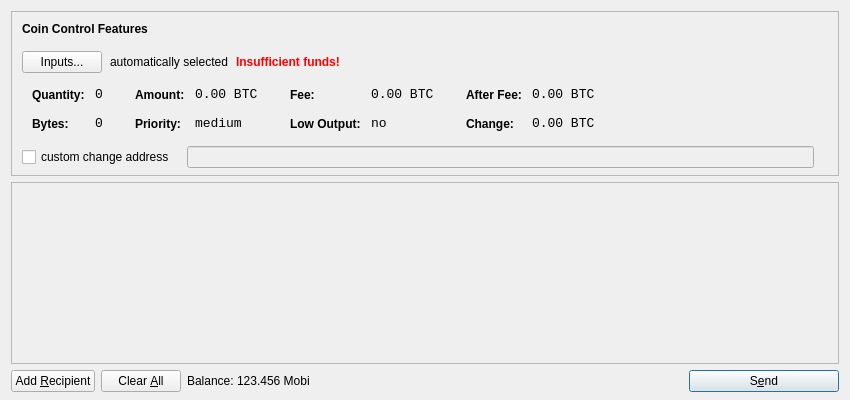
<?xml version="1.0" encoding="UTF-8"?>
<ui version="4.0">
 <class>SendCoinsDialog</class>
 <widget class="QDialog" name="SendCoinsDialog">
  <property name="geometry">
   <rect>
    <x>0</x>
    <y>0</y>
    <width>850</width>
    <height>400</height>
   </rect>
  </property>
  <property name="windowTitle">
   <string>Send Coins</string>
  </property>
  <layout class="QVBoxLayout" name="verticalLayout" stretch="0,1,0">
   <property name="bottomMargin">
    <number>8</number>
   </property>
   <item>
    <widget class="QFrame" name="frameCoinControl">
     <property name="sizePolicy">
      <sizepolicy hsizetype="Expanding" vsizetype="Expanding">
       <horstretch>0</horstretch>
       <verstretch>0</verstretch>
      </sizepolicy>
     </property>
     <property name="maximumSize">
      <size>
       <width>16777215</width>
       <height>16777215</height>
      </size>
     </property>
     <property name="frameShape">
      <enum>QFrame::StyledPanel</enum>
     </property>
     <property name="frameShadow">
      <enum>QFrame::Sunken</enum>
     </property>
     <layout class="QVBoxLayout" name="verticalLayoutCoinControl2">
      <property name="spacing">
       <number>6</number>
      </property>
      <property name="leftMargin">
       <number>0</number>
      </property>
      <property name="topMargin">
       <number>0</number>
      </property>
      <property name="rightMargin">
       <number>0</number>
      </property>
      <property name="bottomMargin">
       <number>6</number>
      </property>
      <item>
       <layout class="QVBoxLayout" name="verticalLayoutCoinControl" stretch="0,0,0,0,1">
        <property name="spacing">
         <number>0</number>
        </property>
        <property name="leftMargin">
         <number>10</number>
        </property>
        <property name="topMargin">
         <number>10</number>
        </property>
        <item>
         <layout class="QHBoxLayout" name="horizontalLayoutCoinControl1">
          <property name="bottomMargin">
           <number>15</number>
          </property>
          <item>
           <widget class="QLabel" name="labelCoinControlFeatures">
            <property name="sizePolicy">
             <sizepolicy hsizetype="Preferred" vsizetype="Maximum">
              <horstretch>0</horstretch>
              <verstretch>0</verstretch>
             </sizepolicy>
            </property>
            <property name="font">
             <font>
              <weight>75</weight>
              <bold>true</bold>
             </font>
            </property>
            <property name="styleSheet">
             <string notr="true">font-weight:bold;</string>
            </property>
            <property name="text">
             <string>Coin Control Features</string>
            </property>
           </widget>
          </item>
         </layout>
        </item>
        <item>
         <layout class="QHBoxLayout" name="horizontalLayoutCoinControl2" stretch="0,0,0,0">
          <property name="spacing">
           <number>8</number>
          </property>
          <property name="bottomMargin">
           <number>10</number>
          </property>
          <item>
           <widget class="QPushButton" name="pushButtonCoinControl">
            <property name="styleSheet">
             <string notr="true"/>
            </property>
            <property name="text">
             <string>Inputs...</string>
            </property>
           </widget>
          </item>
          <item>
           <widget class="QLabel" name="labelCoinControlAutomaticallySelected">
            <property name="text">
             <string>automatically selected</string>
            </property>
            <property name="margin">
             <number>5</number>
            </property>
           </widget>
          </item>
          <item>
           <widget class="QLabel" name="labelCoinControlInsuffFunds">
            <property name="font">
             <font>
              <weight>75</weight>
              <bold>true</bold>
             </font>
            </property>
            <property name="styleSheet">
             <string notr="true">color:red;font-weight:bold;</string>
            </property>
            <property name="text">
             <string>Insufficient funds!</string>
            </property>
            <property name="margin">
             <number>5</number>
            </property>
           </widget>
          </item>
          <item>
           <spacer name="horizontalSpacerCoinControl">
            <property name="orientation">
             <enum>Qt::Horizontal</enum>
            </property>
            <property name="sizeHint" stdset="0">
             <size>
              <width>40</width>
              <height>1</height>
             </size>
            </property>
           </spacer>
          </item>
         </layout>
        </item>
        <item>
         <widget class="QWidget" name="widgetCoinControl" native="true">
          <property name="sizePolicy">
           <sizepolicy hsizetype="Preferred" vsizetype="Preferred">
            <horstretch>0</horstretch>
            <verstretch>0</verstretch>
           </sizepolicy>
          </property>
          <property name="minimumSize">
           <size>
            <width>0</width>
            <height>0</height>
           </size>
          </property>
          <property name="styleSheet">
           <string notr="true"/>
          </property>
          <layout class="QHBoxLayout" name="horizontalLayoutCoinControl5">
           <property name="leftMargin">
            <number>0</number>
           </property>
           <property name="topMargin">
            <number>0</number>
           </property>
           <property name="rightMargin">
            <number>0</number>
           </property>
           <property name="bottomMargin">
            <number>0</number>
           </property>
           <item>
            <layout class="QHBoxLayout" name="horizontalLayoutCoinControl3" stretch="0,0,0,1">
             <property name="spacing">
              <number>20</number>
             </property>
             <property name="topMargin">
              <number>0</number>
             </property>
             <property name="bottomMargin">
              <number>10</number>
             </property>
             <item>
              <layout class="QFormLayout" name="formLayoutCoinControl1">
               <property name="horizontalSpacing">
                <number>10</number>
               </property>
               <property name="verticalSpacing">
                <number>14</number>
               </property>
               <property name="leftMargin">
                <number>10</number>
               </property>
               <property name="topMargin">
                <number>4</number>
               </property>
               <property name="rightMargin">
                <number>6</number>
               </property>
               <item row="0" column="0">
                <widget class="QLabel" name="labelCoinControlQuantityText">
                 <property name="styleSheet">
                  <string notr="true">font-weight:bold;</string>
                 </property>
                 <property name="text">
                  <string>Quantity:</string>
                 </property>
                 <property name="margin">
                  <number>0</number>
                 </property>
                </widget>
               </item>
               <item row="0" column="1">
                <widget class="QLabel" name="labelCoinControlQuantity">
                 <property name="font">
                  <font>
                   <family>Monospace</family>
                   <pointsize>10</pointsize>
                  </font>
                 </property>
                 <property name="cursor">
                  <cursorShape>IBeamCursor</cursorShape>
                 </property>
                 <property name="contextMenuPolicy">
                  <enum>Qt::ActionsContextMenu</enum>
                 </property>
                 <property name="text">
                  <string notr="true">0</string>
                 </property>
                 <property name="margin">
                  <number>0</number>
                 </property>
                 <property name="textInteractionFlags">
                  <set>Qt::LinksAccessibleByMouse|Qt::TextSelectableByKeyboard|Qt::TextSelectableByMouse</set>
                 </property>
                </widget>
               </item>
               <item row="1" column="0">
                <widget class="QLabel" name="labelCoinControlBytesText">
                 <property name="styleSheet">
                  <string notr="true">font-weight:bold;</string>
                 </property>
                 <property name="text">
                  <string>Bytes:</string>
                 </property>
                </widget>
               </item>
               <item row="1" column="1">
                <widget class="QLabel" name="labelCoinControlBytes">
                 <property name="font">
                  <font>
                   <family>Monospace</family>
                   <pointsize>10</pointsize>
                  </font>
                 </property>
                 <property name="cursor">
                  <cursorShape>IBeamCursor</cursorShape>
                 </property>
                 <property name="contextMenuPolicy">
                  <enum>Qt::ActionsContextMenu</enum>
                 </property>
                 <property name="text">
                  <string notr="true">0</string>
                 </property>
                 <property name="textInteractionFlags">
                  <set>Qt::LinksAccessibleByMouse|Qt::TextSelectableByKeyboard|Qt::TextSelectableByMouse</set>
                 </property>
                </widget>
               </item>
              </layout>
             </item>
             <item>
              <layout class="QFormLayout" name="formLayoutCoinControl2">
               <property name="horizontalSpacing">
                <number>10</number>
               </property>
               <property name="verticalSpacing">
                <number>14</number>
               </property>
               <property name="leftMargin">
                <number>6</number>
               </property>
               <property name="topMargin">
                <number>4</number>
               </property>
               <property name="rightMargin">
                <number>6</number>
               </property>
               <item row="0" column="0">
                <widget class="QLabel" name="labelCoinControlAmountText">
                 <property name="styleSheet">
                  <string notr="true">font-weight:bold;</string>
                 </property>
                 <property name="text">
                  <string>Amount:</string>
                 </property>
                 <property name="margin">
                  <number>0</number>
                 </property>
                </widget>
               </item>
               <item row="0" column="1">
                <widget class="QLabel" name="labelCoinControlAmount">
                 <property name="font">
                  <font>
                   <family>Monospace</family>
                   <pointsize>10</pointsize>
                  </font>
                 </property>
                 <property name="cursor">
                  <cursorShape>IBeamCursor</cursorShape>
                 </property>
                 <property name="contextMenuPolicy">
                  <enum>Qt::ActionsContextMenu</enum>
                 </property>
                 <property name="text">
                  <string notr="true">0.00 BTC</string>
                 </property>
                 <property name="textInteractionFlags">
                  <set>Qt::LinksAccessibleByMouse|Qt::TextSelectableByKeyboard|Qt::TextSelectableByMouse</set>
                 </property>
                </widget>
               </item>
               <item row="1" column="0">
                <widget class="QLabel" name="labelCoinControlPriorityText">
                 <property name="styleSheet">
                  <string notr="true">font-weight:bold;</string>
                 </property>
                 <property name="text">
                  <string>Priority:</string>
                 </property>
                </widget>
               </item>
               <item row="1" column="1">
                <widget class="QLabel" name="labelCoinControlPriority">
                 <property name="font">
                  <font>
                   <family>Monospace</family>
                   <pointsize>10</pointsize>
                  </font>
                 </property>
                 <property name="cursor">
                  <cursorShape>IBeamCursor</cursorShape>
                 </property>
                 <property name="contextMenuPolicy">
                  <enum>Qt::ActionsContextMenu</enum>
                 </property>
                 <property name="text">
                  <string>medium</string>
                 </property>
                 <property name="textInteractionFlags">
                  <set>Qt::LinksAccessibleByMouse|Qt::TextSelectableByKeyboard|Qt::TextSelectableByMouse</set>
                 </property>
                </widget>
               </item>
              </layout>
             </item>
             <item>
              <layout class="QFormLayout" name="formLayoutCoinControl3">
               <property name="horizontalSpacing">
                <number>10</number>
               </property>
               <property name="verticalSpacing">
                <number>14</number>
               </property>
               <property name="leftMargin">
                <number>6</number>
               </property>
               <property name="topMargin">
                <number>4</number>
               </property>
               <property name="rightMargin">
                <number>6</number>
               </property>
               <item row="0" column="0">
                <widget class="QLabel" name="labelCoinControlFeeText">
                 <property name="styleSheet">
                  <string notr="true">font-weight:bold;</string>
                 </property>
                 <property name="text">
                  <string>Fee:</string>
                 </property>
                 <property name="margin">
                  <number>0</number>
                 </property>
                </widget>
               </item>
               <item row="0" column="1">
                <widget class="QLabel" name="labelCoinControlFee">
                 <property name="font">
                  <font>
                   <family>Monospace</family>
                   <pointsize>10</pointsize>
                  </font>
                 </property>
                 <property name="cursor">
                  <cursorShape>IBeamCursor</cursorShape>
                 </property>
                 <property name="contextMenuPolicy">
                  <enum>Qt::ActionsContextMenu</enum>
                 </property>
                 <property name="text">
                  <string notr="true">0.00 BTC</string>
                 </property>
                 <property name="textInteractionFlags">
                  <set>Qt::LinksAccessibleByMouse|Qt::TextSelectableByKeyboard|Qt::TextSelectableByMouse</set>
                 </property>
                </widget>
               </item>
               <item row="1" column="0">
                <widget class="QLabel" name="labelCoinControlLowOutputText">
                 <property name="styleSheet">
                  <string notr="true">font-weight:bold;</string>
                 </property>
                 <property name="text">
                  <string>Low Output:</string>
                 </property>
                </widget>
               </item>
               <item row="1" column="1">
                <widget class="QLabel" name="labelCoinControlLowOutput">
                 <property name="font">
                  <font>
                   <family>Monospace</family>
                   <pointsize>10</pointsize>
                  </font>
                 </property>
                 <property name="cursor">
                  <cursorShape>IBeamCursor</cursorShape>
                 </property>
                 <property name="contextMenuPolicy">
                  <enum>Qt::ActionsContextMenu</enum>
                 </property>
                 <property name="text">
                  <string>no</string>
                 </property>
                 <property name="textInteractionFlags">
                  <set>Qt::LinksAccessibleByMouse|Qt::TextSelectableByKeyboard|Qt::TextSelectableByMouse</set>
                 </property>
                </widget>
               </item>
              </layout>
             </item>
             <item>
              <layout class="QFormLayout" name="formLayoutCoinControl4">
               <property name="horizontalSpacing">
                <number>10</number>
               </property>
               <property name="verticalSpacing">
                <number>14</number>
               </property>
               <property name="leftMargin">
                <number>6</number>
               </property>
               <property name="topMargin">
                <number>4</number>
               </property>
               <property name="rightMargin">
                <number>6</number>
               </property>
               <item row="0" column="0">
                <widget class="QLabel" name="labelCoinControlAfterFeeText">
                 <property name="styleSheet">
                  <string notr="true">font-weight:bold;</string>
                 </property>
                 <property name="text">
                  <string>After Fee:</string>
                 </property>
                 <property name="margin">
                  <number>0</number>
                 </property>
                </widget>
               </item>
               <item row="0" column="1">
                <widget class="QLabel" name="labelCoinControlAfterFee">
                 <property name="font">
                  <font>
                   <family>Monospace</family>
                   <pointsize>10</pointsize>
                  </font>
                 </property>
                 <property name="cursor">
                  <cursorShape>IBeamCursor</cursorShape>
                 </property>
                 <property name="contextMenuPolicy">
                  <enum>Qt::ActionsContextMenu</enum>
                 </property>
                 <property name="text">
                  <string notr="true">0.00 BTC</string>
                 </property>
                 <property name="textInteractionFlags">
                  <set>Qt::LinksAccessibleByMouse|Qt::TextSelectableByKeyboard|Qt::TextSelectableByMouse</set>
                 </property>
                </widget>
               </item>
               <item row="1" column="0">
                <widget class="QLabel" name="labelCoinControlChangeText">
                 <property name="styleSheet">
                  <string notr="true">font-weight:bold;</string>
                 </property>
                 <property name="text">
                  <string>Change:</string>
                 </property>
                </widget>
               </item>
               <item row="1" column="1">
                <widget class="QLabel" name="labelCoinControlChange">
                 <property name="font">
                  <font>
                   <family>Monospace</family>
                   <pointsize>10</pointsize>
                  </font>
                 </property>
                 <property name="cursor">
                  <cursorShape>IBeamCursor</cursorShape>
                 </property>
                 <property name="contextMenuPolicy">
                  <enum>Qt::ActionsContextMenu</enum>
                 </property>
                 <property name="text">
                  <string notr="true">0.00 BTC</string>
                 </property>
                 <property name="textInteractionFlags">
                  <set>Qt::LinksAccessibleByMouse|Qt::TextSelectableByKeyboard|Qt::TextSelectableByMouse</set>
                 </property>
                </widget>
               </item>
              </layout>
             </item>
            </layout>
           </item>
          </layout>
         </widget>
        </item>
        <item>
         <layout class="QHBoxLayout" name="horizontalLayoutCoinControl4" stretch="0,0,0">
          <property name="spacing">
           <number>12</number>
          </property>
          <property name="sizeConstraint">
           <enum>QLayout::SetDefaultConstraint</enum>
          </property>
          <property name="topMargin">
           <number>5</number>
          </property>
          <property name="rightMargin">
           <number>5</number>
          </property>
          <item>
           <widget class="QCheckBox" name="checkBoxCoinControlChange">
            <property name="text">
             <string>custom change address</string>
            </property>
           </widget>
          </item>
          <item>
           <widget class="QLineEdit" name="lineEditCoinControlChange">
            <property name="enabled">
             <bool>false</bool>
            </property>
            <property name="sizePolicy">
             <sizepolicy hsizetype="Expanding" vsizetype="Fixed">
              <horstretch>0</horstretch>
              <verstretch>0</verstretch>
             </sizepolicy>
            </property>
           </widget>
          </item>
          <item>
           <widget class="QLabel" name="labelCoinControlChangeLabel">
            <property name="sizePolicy">
             <sizepolicy hsizetype="Preferred" vsizetype="Expanding">
              <horstretch>0</horstretch>
              <verstretch>0</verstretch>
             </sizepolicy>
            </property>
            <property name="minimumSize">
             <size>
              <width>0</width>
              <height>0</height>
             </size>
            </property>
            <property name="text">
             <string/>
            </property>
            <property name="margin">
             <number>3</number>
            </property>
           </widget>
          </item>
         </layout>
        </item>
        <item>
         <spacer name="verticalSpacerCoinControl">
          <property name="orientation">
           <enum>Qt::Vertical</enum>
          </property>
          <property name="sizeHint" stdset="0">
           <size>
            <width>800</width>
            <height>1</height>
           </size>
          </property>
         </spacer>
        </item>
       </layout>
      </item>
     </layout>
    </widget>
   </item>
   <item>
    <widget class="QScrollArea" name="scrollArea">
     <property name="widgetResizable">
      <bool>true</bool>
     </property>
     <widget class="QWidget" name="scrollAreaWidgetContents">
      <property name="geometry">
       <rect>
        <x>0</x>
        <y>0</y>
        <width>830</width>
        <height>173</height>
       </rect>
      </property>
      <layout class="QVBoxLayout" name="verticalLayout_2">
       <property name="leftMargin">
        <number>0</number>
       </property>
       <property name="topMargin">
        <number>0</number>
       </property>
       <property name="rightMargin">
        <number>0</number>
       </property>
       <property name="bottomMargin">
        <number>0</number>
       </property>
       <item>
        <layout class="QVBoxLayout" name="entries">
         <property name="spacing">
          <number>6</number>
         </property>
        </layout>
       </item>
       <item>
        <spacer name="verticalSpacer">
         <property name="orientation">
          <enum>Qt::Vertical</enum>
         </property>
         <property name="sizeHint" stdset="0">
          <size>
           <width>20</width>
           <height>40</height>
          </size>
         </property>
        </spacer>
       </item>
      </layout>
     </widget>
    </widget>
   </item>
   <item>
    <layout class="QHBoxLayout" name="horizontalLayout">
     <item>
      <widget class="QPushButton" name="addButton">
       <property name="toolTip">
        <string>Send to multiple recipients at once</string>
       </property>
       <property name="text">
        <string>Add &amp;Recipient</string>
       </property>
       <property name="icon">
        <iconset resource="../bitcoin.qrc">
         <normaloff>:/icons/add</normaloff>:/icons/add</iconset>
       </property>
       <property name="autoDefault">
        <bool>false</bool>
       </property>
      </widget>
     </item>
     <item>
      <widget class="QPushButton" name="clearButton">
       <property name="sizePolicy">
        <sizepolicy hsizetype="Minimum" vsizetype="Fixed">
         <horstretch>0</horstretch>
         <verstretch>0</verstretch>
        </sizepolicy>
       </property>
       <property name="toolTip">
        <string>Remove all transaction fields</string>
       </property>
       <property name="text">
        <string>Clear &amp;All</string>
       </property>
       <property name="icon">
        <iconset resource="../bitcoin.qrc">
         <normaloff>:/icons/remove</normaloff>:/icons/remove</iconset>
       </property>
       <property name="autoRepeatDelay">
        <number>300</number>
       </property>
       <property name="autoDefault">
        <bool>false</bool>
       </property>
      </widget>
     </item>
     <item>
      <layout class="QHBoxLayout" name="horizontalLayout_2">
       <property name="spacing">
        <number>3</number>
       </property>
       <item>
        <widget class="QLabel" name="label">
         <property name="text">
          <string>Balance:</string>
         </property>
        </widget>
       </item>
       <item>
        <widget class="QLabel" name="labelBalance">
         <property name="cursor">
          <cursorShape>IBeamCursor</cursorShape>
         </property>
         <property name="text">
          <string>123.456 Mobi</string>
         </property>
         <property name="textInteractionFlags">
          <set>Qt::LinksAccessibleByMouse|Qt::TextSelectableByKeyboard|Qt::TextSelectableByMouse</set>
         </property>
        </widget>
       </item>
      </layout>
     </item>
     <item>
      <spacer name="horizontalSpacer">
       <property name="orientation">
        <enum>Qt::Horizontal</enum>
       </property>
       <property name="sizeHint" stdset="0">
        <size>
         <width>40</width>
         <height>20</height>
        </size>
       </property>
      </spacer>
     </item>
     <item>
      <widget class="QPushButton" name="sendButton">
       <property name="minimumSize">
        <size>
         <width>150</width>
         <height>0</height>
        </size>
       </property>
       <property name="toolTip">
        <string>Confirm the send action</string>
       </property>
       <property name="text">
        <string>S&amp;end</string>
       </property>
       <property name="icon">
        <iconset resource="../bitcoin.qrc">
         <normaloff>:/icons/send</normaloff>:/icons/send</iconset>
       </property>
       <property name="default">
        <bool>true</bool>
       </property>
      </widget>
     </item>
    </layout>
   </item>
  </layout>
 </widget>
 <resources>
  <include location="../bitcoin.qrc"/>
 </resources>
 <connections/>
</ui>
